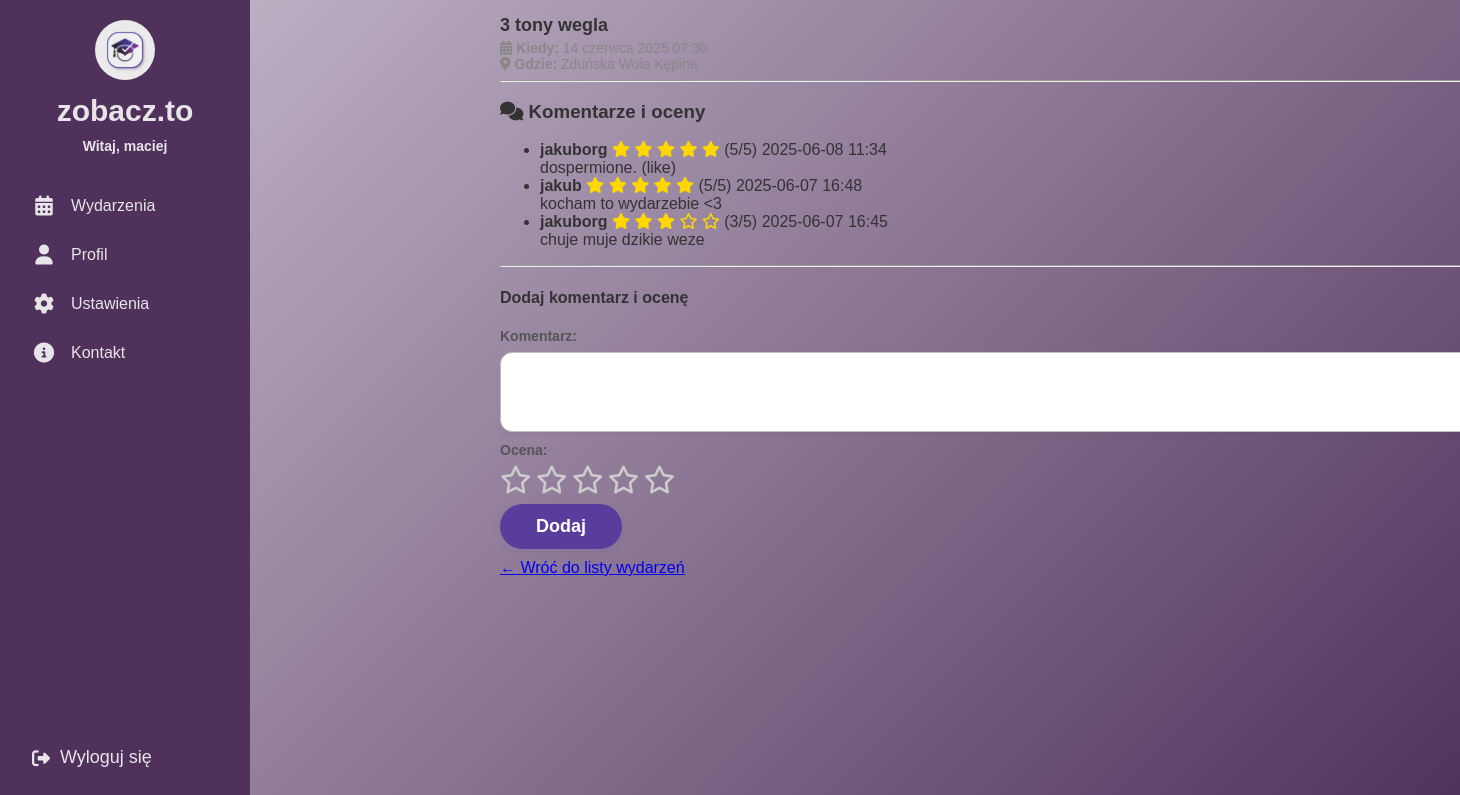
The app's page /events/event/15/ (signed in) with its own data.
### events/models.py (models this page shows, shortened)
class Event(models.Model):
    title = models.CharField("Tytuł", max_length=200)
    description = models.TextField("Opis wydarzenia")
    date = models.DateTimeField("Data")
    location = models.CharField("Lokalizacja", max_length=200)
    created_by = models.ForeignKey(User, on_delete=models.CASCADE, related_name="created_events")
    image = models.ImageField(upload_to='event_images/', null=True, blank=True)

class EventComment(models.Model):
    event = models.ForeignKey(Event, on_delete=models.CASCADE, related_name="comments")
    user = models.ForeignKey(User, on_delete=models.CASCADE)
    comment = models.TextField("Komentarz")
    rating = models.PositiveSmallIntegerField("Ocena", choices=[(i, i) for i in range(1, 6)])
    created_at = models.DateTimeField(auto_now_add=True)

### events/views.py (the view)
# urls.py: path('event/<int:event_id>/', views.event_detail, name='event_detail'),
@login_required
def event_detail(request, event_id):
    event = get_object_or_404(Event, id=event_id)
    comments = event.comments.select_related('user').order_by('-created_at')
    avg_rating = event.comments.aggregate(avg=Avg('rating'))['avg']
    if request.method == 'POST':
        form = EventCommentForm(request.POST)
        if form.is_valid():
            comment = form.save(commit=False)
            comment.event = event
            comment.user = request.user
            comment.save()
            messages.success(request, "Twój komentarz został dodany.")
            return redirect('event_detail', event_id=event.id)
    else:
        form = EventCommentForm()
        return render(request, 'events/event_detail.html', {
        'event': event,
        'comments': comments,
        'form': form,
        'avg_rating': round(avg_rating or 0, 2),
    })

### events/forms.py
class EventCommentForm(forms.ModelForm):
    class Meta:
        model = EventComment
        fields = ['comment', 'rating']
        widgets = {
            'comment': forms.Textarea(attrs={'rows': 3}),
            'rating': forms.Select(choices=[(i, i) for i in range(1, 6)]),
        }

### templates/events/event_detail.html (shortened to what this page needs)
{% extends "base.html" %}
{% load static %}
{% block content %}
<link rel="stylesheet" href="https://cdnjs.cloudflare.com/ajax/libs/font-awesome/6.4.0/css/all.min.css">
<link rel="stylesheet" href="{% static 'css/events.css' %}">
<div class="main-content">
  <div class="event-detail-card">
    <h2 class="event-title">{{ event.title }}</h2>
    <div class="event-meta">
      <span><i class="fas fa-calendar-alt"></i> <strong>Kiedy:</strong> {{ event.date }}</span><br>
      <span><i class="fas fa-map-marker-alt"></i> <strong>Gdzie:</strong> {{ event.location }}</span>
    </div>
    <hr>
    <div class="event-comments-section">
      <h3><i class="fas fa-comments"></i> Komentarze i oceny</h3>
      <ul class="comments-list">
        {% for comment in comments %}
          <li class="comment-item">
            <div class="comment-header">
              <strong>{{ comment.user.username }}</strong>
              <span class="comment-rating">
                {% for i in "12345"|make_list %}
                  {% if forloop.counter <= comment.rating %}
                    <i class="fas fa-star" style="color:gold"></i>
                  {% else %}
                    <i class="far fa-star" style="color:gold"></i>
                  {% endif %}
                {% endfor %}
                ({{ comment.rating }}/5)
              </span>
              <span class="comment-date">{{ comment.created_at|date:"Y-m-d H:i" }}</span>
            </div>
            <div class="comment-body">
              {{ comment.comment }}
            </div>
          </li>
        {% empty %}
          <li class="event-empty">Brak komentarzy.</li>
        {% endfor %}
      </ul>
    </div>
    <hr>
    {% if user.is_authenticated %}
      <div class="add-comment-section">
        <h4>Dodaj komentarz i ocenę</h4>
        <form method="post" class="comment-form" id="comment-form">
          <div class="form-group">
            {{ form.comment.label_tag }}
            {{ form.comment }}
          </div>
          <div class="form-group">
            <label>Ocena:</label>
            <span id="star-rating">
              {% for i in "12345"|make_list %}
                <i class="fa-star far" data-value="{{ forloop.counter }}"></i>
              {% endfor %}
            </span>
          </div>
          <button type="submit" class="enroll-button">Dodaj</button>
        </form>
      </div>
    {% else %}
      <p><a href="{% url 'login' %}">Zaloguj się</a>, aby dodać komentarz.</p>
    {% endif %}
    <a href="{% url 'events_list' %}" class="back-link">← Wróć do listy wydarzeń</a>
  </div>
</div>
{% endblock %}

### templates/base.html (shortened to what this page needs)
{% load static %}
<!DOCTYPE html>
<html>
<head>
    <link rel="stylesheet" href="https://cdnjs.cloudflare.com/ajax/libs/font-awesome/6.4.0/css/all.min.css">
    <link rel="stylesheet" href="{% static 'css/home.css' %}">
    <link rel="stylesheet" href="{% static 'css/profile.css' %}">
    <link rel="stylesheet" href="{% static 'css/events.css' %}">
    <link rel="stylesheet" href="{% static 'css/organizer_request_form.css' %}">
    <link rel="stylesheet" href="{% static 'css/organizer_request_sent.css' %}">
    <link rel="stylesheet" href="{% static 'css/organizer_requests_list.css' %}">
</head>
<body>
<div class="sidebar">
  <div class="top">
    <div class="logo">
      <a href="{% url 'home' %}">
        <img src="{% static 'images/logo.jpeg' %}" alt="Logo">
      </a>
      <span class="site-name">zobacz.to</span>
      {% if user.is_authenticated %}
        <span class="username">Witaj, {{ user.username }}</span>
      {% endif %}
    </div>
    <div class="menu">
      <a href="{% url 'events_list' %}">
        <i class="fas fa-calendar-alt"></i>
        <span class="label">Wydarzenia</span>
      </a>
      <a href="{% url 'profile' %}">
        <i class="fas fa-user"></i>
        <span class="label">Profil</span>
      </a>
      <a href="#">
        <i class="fas fa-cog"></i>
        <span class="label">Ustawienia</span>
      </a>
      <a href="{% url 'contact' %}">
        <i class="fas fa-info-circle"></i>
        <span class="label">Kontakt</span>
      </a>
    </div>
  </div>
  <div class="bottom">
    <form action="{% url 'logout' %}" method="post">
      <button type="submit">
        <i class="fas fa-sign-out-alt"></i>
        <span class="logout-label">Wyloguj się</span>
      </button>
    </form>
  </div>
</div>
  <main>
    <div class="main-content">
    {% block content %}
    {% endblock content %}
  </main>
</body>
</html>

### static/css/home.css (style rules this page uses)
:root { --light-purple: #CABFCF; --dark-purple: #50315C; --medium-purple: #583D9C; --white: #E7E5E8; --blue-purple: #4941A1; }
body { margin: 0; font-family: 'Arial', sans-serif; background: linear-gradient(135deg, var(--light-purple), var(--dark-purple)); height: 100vh; overflow-x: hidden; }
.main-content { min-height: 100vh; width: calc(100vw - 250px); max-width: calc(100vw - 250px); box-sizing: border-box; padding: 0; margin-left: 250px; transition: none; overflow-y: visible; color: #333; }
.sidebar { background-color: var(--dark-purple); width: 250px; display: flex; flex-direction: column; justify-content: space-between; color: var(--white); height: 100vh; position: fixed; left: 0; top: 0; z-index: 10; }
.sidebar .top, .sidebar .bottom { padding: 20px; }
.sidebar .logo { display: flex; flex-direction: column; align-items: center; }
.sidebar .logo img { width: 60px; height: 60px; border-radius: 50%; margin-bottom: 10px; transition: width 0.3s ease, height 0.3s ease; }
.sidebar .logo .site-name { font-size: 30px; font-weight: 700; color: var(--white); margin-bottom: 5px; }
.sidebar .username { font-weight: 600; font-size: 14px; text-align: left; margin-top: 5px; display: block !important; }
.menu { margin-top: 30px; }
.menu a { display: flex; align-items: center; gap: 15px; color: var(--white); text-decoration: none; padding: 12px; border-radius: 8px; transition: background 0.2s; white-space: nowrap; margin-bottom: 5px; }
.menu .label { font-size: 16px; display: block !important; }
.sidebar .menu i { font-size: 20px; min-width: 24px; text-align: center; }
.sidebar .bottom form { margin: 0; }
.sidebar .bottom button { background: none; border: none; color: var(--white); font-size: 18px; cursor: pointer; display: flex; align-items: center; gap: 10px; padding: 12px; width: 100%; text-align: left; border-radius: 8px; transition: background 0.2s; }

### static/css/profile.css (style rules this page uses)
.form-group { display: flex; flex-direction: column; margin-bottom: 0; }
.form-group label { font-weight: 600; margin-bottom: 8px; font-size: 14px; color: #555; }
.form-group input, .form-group textarea { width: 100%; padding: 12px 16px; font-size: 15px; border-radius: 8px; border: 1px solid #d0d0e0; background-color: #fcfcff; margin-bottom: 0; box-sizing: border-box; transition: border-color 0.2s, box-shadow 0.2s, background-color 0.2s; resize: vertical; min-height: 40px; }

### static/css/events.css (style rules this page uses)
.form-group { flex: 1 1 45%; display: flex; flex-direction: column; }
.event-title { font-size: 18px; font-weight: bold; margin-bottom: 4px; }
.event-meta { color: #888; font-size: 14px; margin-bottom: 8px; }

### templates/events/event_detail.html (style rules this page uses)
#star-rating .fa-star { font-size: 28px; color: gold; cursor: pointer; transition: color 0.2s; }
#star-rating .fa-star.far { color: #ccc; }
.comment-form textarea, textarea[name="comment"] { width: 100%; min-height: 80px; border-radius: 12px; border: 1.5px solid #bdbdbd; background: #fff; padding: 12px; font-size: 16px; resize: vertical; box-shadow: 0 2px 6px rgba(0,0,0,0.04); margin-bottom: 10px; }
.enroll-button { display: inline-block; padding: 12px 36px; background-color: #583d9c; color: #fff; font-size: 18px; font-weight: bold; border: none; border-radius: 28px; box-shadow: 0 2px 8px rgba(30,94,208,0.08); cursor: pointer; transition: background 0.2s, box-shadow 0.2s; margin-top: 10px; margin-bottom: 10px; }

### records on screen
Event: title "3 tony wegla", date "14 czerwca 2025 07:30", location "Zduńska Wola Kępina"
EventComment: user.username "jakuborg", rating "5", created_at "2025-06-08 11:34", comment "dospermione. (like)"
EventComment: user.username "jakub", rating "5", created_at "2025-06-07 16:48", comment "kocham to wydarzebie <3"
EventComment: user.username "jakuborg", rating "3", created_at "2025-06-07 16:45", comment "chuje muje dzikie weze"

### other values on screen
{{ user.username }} "maciej"
